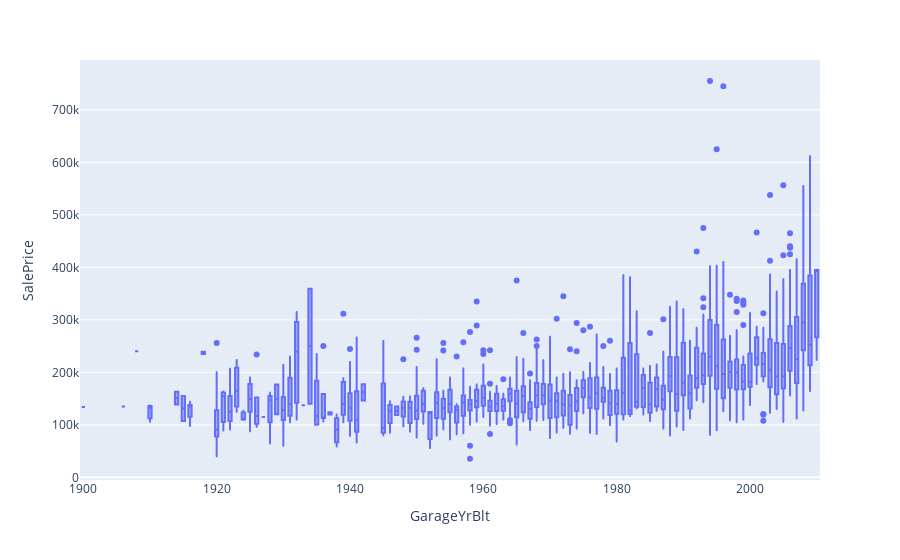

Source (notebook cell):
### Markdown cell above
The sales price tends to increase with newer garages; however, this trend is likely influenced by property characteristics. Outliers were detected between 1993 and 1996, but subsequently, sales prices reverted to lower levels.

### Code cell
import plotly.express as px

# Assuming df_missing is your DataFrame
correlation = df_missing['GarageYrBlt'].corr(df_missing['SalePrice'])
print("Correlation coefficient:", correlation)

fig = px.box(df_missing, x='GarageYrBlt', y='SalePrice')
fig.show()

### Figure 1 — Plotly figure (JSON) as saved in the notebook; plotly's stock layout.template omitted (floating-point values rounded to 4 significant figures; data arrays with more than 128 entries replaced by an {"elided": "..."} marker saying what was removed)
{"data": [{"alignmentgroup": "True", "hovertemplate": "GarageYrBlt=%{x}<br>SalePrice=%{y}<extra></extra>", "legendgroup": "", "marker": {"color": "#636efa"}, "name": "", "notched": false, "offsetgroup": "", "orientation": "v", "showlegend": false, "type": "box", "x": {"elided": "1460 int values"}, "x0": " ", "xaxis": "x", "y": {"elided": "1460 int values"}, "y0": " ", "yaxis": "y"}], "layout": {"boxmode": "group", "legend": {"tracegroupgap": 0}, "margin": {"t": 60}, "xaxis": {"anchor": "y", "domain": [0, 1], "title": {"text": "GarageYrBlt"}}, "yaxis": {"anchor": "x", "domain": [0, 1], "title": {"text": "SalePrice"}}}}
